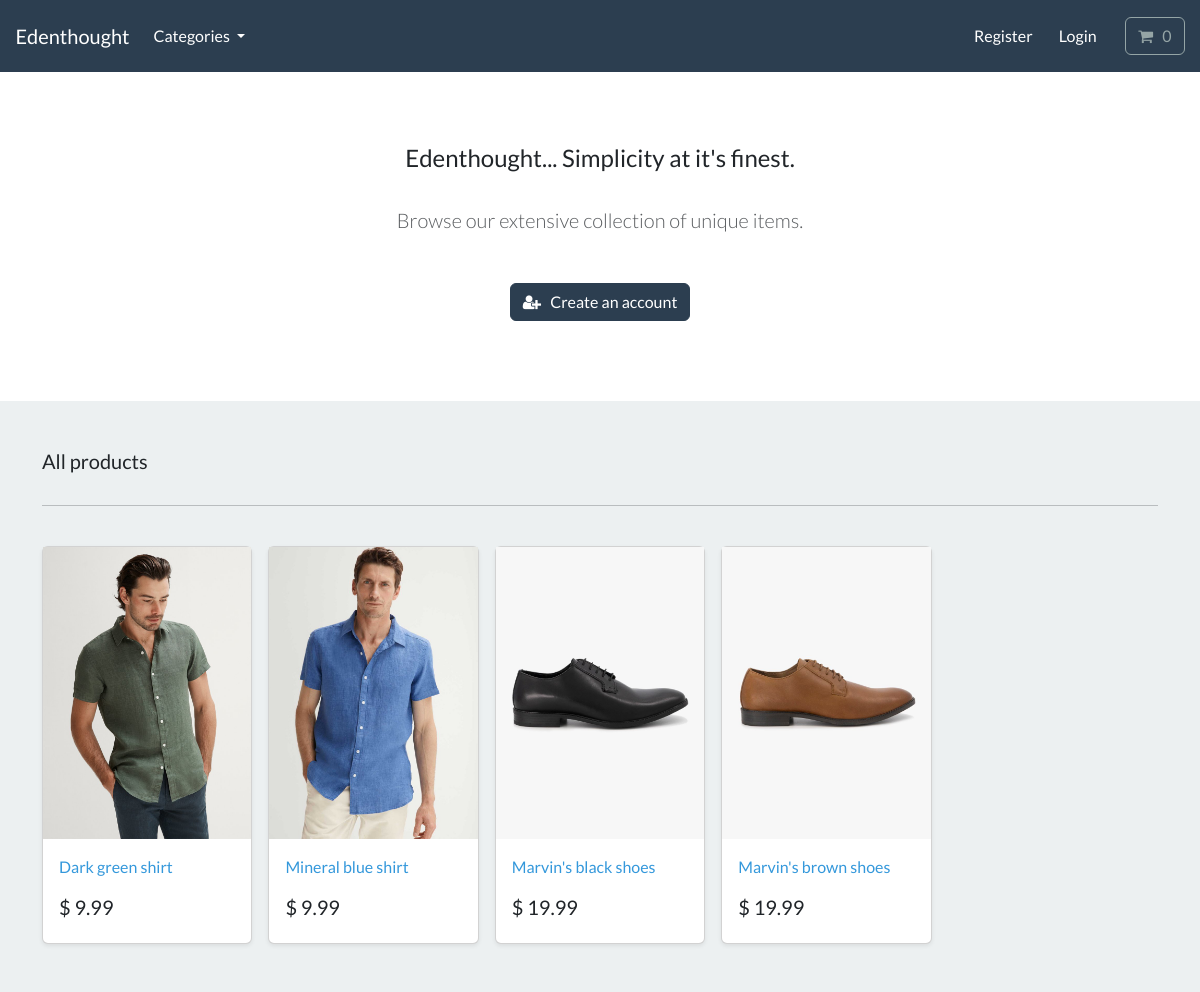
The page / on the database its author committed.
### store/models.py (models this page shows, shortened)
class Product(models.Model):
    category = models.ForeignKey(Category, related_name='product', on_delete=models.CASCADE, null=True)
    title = models.CharField(max_length=250)
    brand = models.CharField(max_length=250, default='un-branded')
    description = models.TextField(blank=True)
    slug = models.SlugField(max_length=255)
    price = models.DecimalField(max_digits=4, decimal_places=2)
    image = models.ImageField(upload_to='images/')
    class Meta:
        verbose_name_plural = 'products'
    def get_absolute_url(self):
        return reverse('product-info', args=[self.slug])

### store/views.py (the view)
# urls.py: path('', include('store.urls')),
def store(request):
    all_products = Product.objects.all()
    context = {'my_products':all_products}
    return render(request, 'store/store.html', context)

### cart/cart.py (called while the page is built)
    def __len__(self):
        return sum(item['qty'] for item in self.cart.values())

### cart/context_processors.py (called while the page is built)
def cart(request):
    return {'cart': Cart(request)}

### store/models.py (called while the page is built)
    def get_absolute_url(self):
        return reverse('list-category', args=[self.slug])

### store/views.py (called while the page is built)
def categories(request):
    all_categories = Category.objects.all()
    return {'all_categories': all_categories}

### store/templates/store/store.html
{% extends "./base.html" %}
{% load static %}
{% block content %}
    <section class="py-4 text-center container">
        <div class="row py-lg-5">
            <div class="col-lg-6 col-md-8 mx-auto">
                <h4> Edenthought... Simplicity at it's finest. </h4>
                <br>
                <p class="lead text-muted">
                Browse our extensive collection of unique items.
                </p>
                <br>
                <a href="{% url 'register' %}" class="btn btn-primary my-2"> <i class="fa fa-user-plus" aria-hidden="true"></i> &nbsp; Create an account </a>
            </div>
        </div>
    </section>
       <div class="album py-5 bg-light">
        <div class="container">
          <div class="pb-3 h5"> All products </div>
          <hr>
          <br>
          <div class="row row-cols-1 row-cols-sm-2 row-cols-md-5 g-3">
            {% for product in my_products %}
              <div class="col">
                <div class="card shadow-sm">
                  <img class="img-fluid" alt="Responsive image" src="{{product.image.url}}">
                  <div class="card-body">
                    <p class="card-text">
                      <a class="text-info text-decoration-none" href="{{product.get_absolute_url}}"> {{ product.title | capfirst }} </a>
                    </p>
                    <div class="d-flex justify-content-between align-items-center">
                      <h5> $ {{ product.price }} </h5>
                    </div>
                  </div>
                </div>
              </div>
            {% endfor %}
          </div>
        </div>
      </div>
{% endblock %}

### rows shown on the page
Product: image (picture), title "Dark green shirt", price "9.99"
Product: image (picture), title "Mineral blue shirt", price "9.99"
Product: image (picture), title "Marvin's black shoes", price "19.99"
Product: image (picture), title "Marvin's brown shoes", price "19.99"
